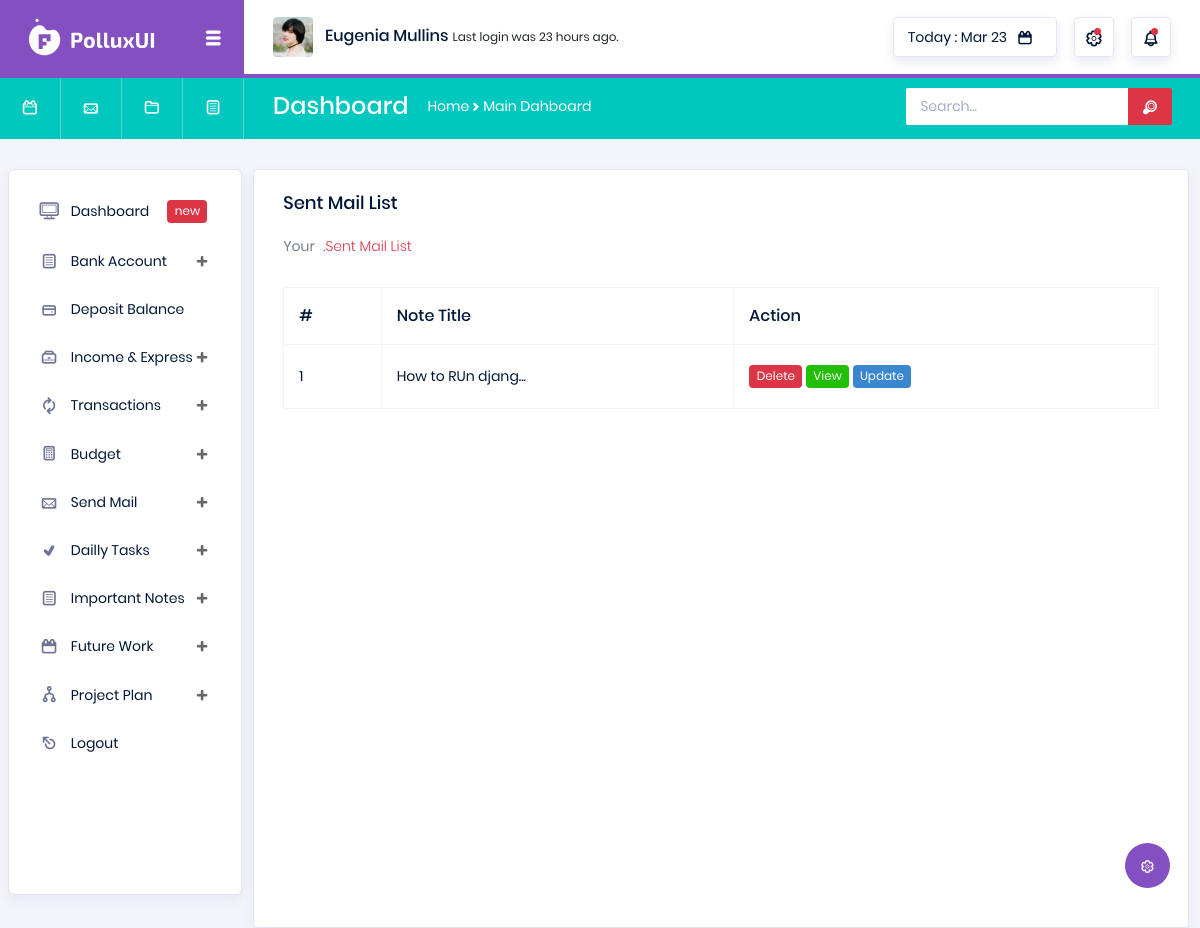
/view-notes-list/ (signed in), run on an earlier commit of the app's database.
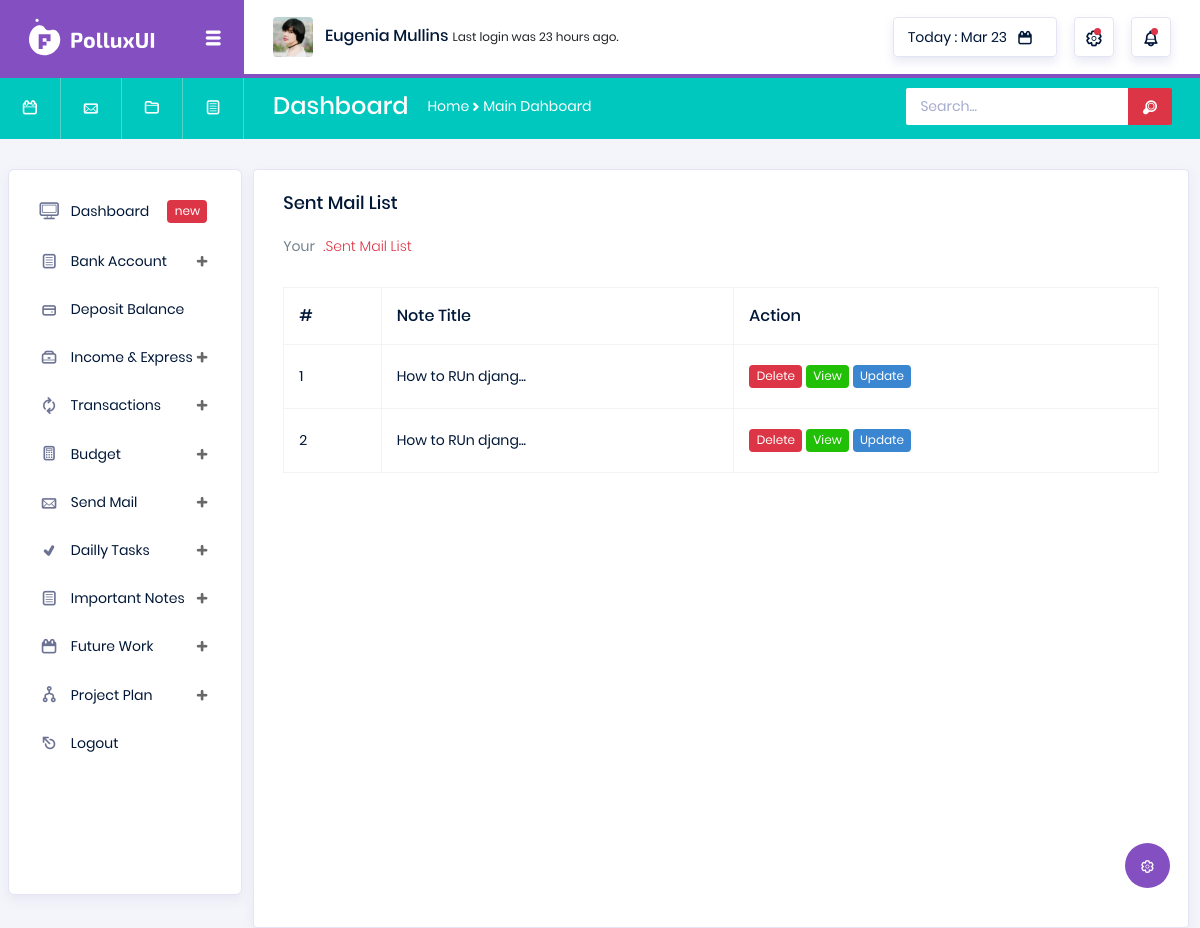
And on a later commit of the database.
### utils/models.py (models this page shows, shortened)
class Note(models.Model):
    user = models.ForeignKey(User, on_delete=models.CASCADE)
    note_title = models.CharField(max_length=266)
    note = RichTextField()

### utils/views.py (the view)
# urls.py: path('view-notes-list/', views.ViewNote, name='view_note'),
@login_required
def ViewNote(request):
    user = request.user
    user_notes = Note.objects.filter(user=user)
    return render(request, 'utils/view_note.html', context={'user_notes':user_notes})

### templates/utils/view_note.html (shortened to what this page needs)
{% extends 'base.html' %}
{% load static %}
{% block body %}
<div class="col-lg-12 grid-margin stretch-card">
    <div class="card">
        <div class="card-body">
            <h4 class="card-title">Sent Mail List</h4>
            <p class="card-description">
                Your <code>.Sent Mail List</code>
            </p>
            <div class="table-responsive pt-3">
                <table class="table table-bordered">
                    <thead>
                        <tr>
                            <th>
                                #
                            </th>
                            <th>
                                Note Title
                            </th>
                            <th>
                                Action
                            </th>
                        </tr>
                    </thead>
                    <tbody>
                        {% for user_note in user_notes %}
                        <tr>
                            <td>
                                {{forloop.counter}}
                            </td>
                            <td>
                                {{user_note.note_title|slice:16}}...
                            </td>
                            <td>
                                <span class="badge badge-danger" style="cursor: pointer"
                                    onclick="deleteConfirmation({{user_note.id}}, 'note')" data-toggle="modal"
                                    data-target="#exampleModal">Delete</span>
                                <a href="" class="badge badge-success" data-toggle="modal"
                                    data-target="#exampleModalCenter{{ user_note.id }}">View</a>
                                <a href="{% url 'utils:update_note' id=user_note.id %}" class="badge badge-info" >Update</a>
                            </td>
                        </tr>
                        {% endfor %}
                    </tbody>
                </table>
            </div>
        </div>
    </div>
</div>
{% endblock %}

What changed in the data, as far as the page shows it:
added Note: note_title "How to RUn djang"
